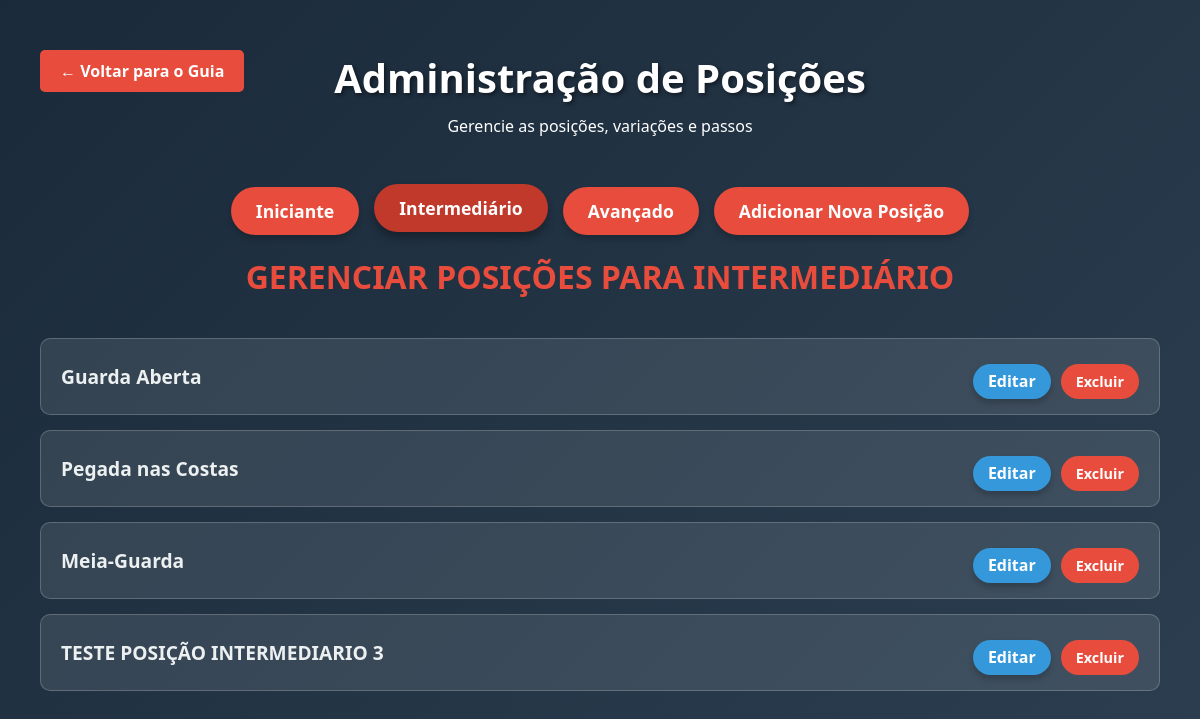
The page /interAdm on the database its author committed.
### models/guia.py (models this page shows, shortened)
class Position(db.Model):
    __tablename__ = 'positions'
    id = db.Column(db.Integer, primary_key=True)
    name = db.Column(db.String(100), nullable=False)
    description = db.Column(db.Text, nullable=False)
    image = db.Column(db.String(100), nullable=True) # A imagem da posição
    level = db.Column(db.String(50), nullable=False)
    variations = db.relationship('Variation', backref='position', lazy=True, cascade="all, delete-orphan")

### controllers/controller.py (the view)
def interadm():
    positions = Position.query.filter_by(level='intermediate').all()
    return render_template('adm/inter_adm.html',positions=positions)

### view/adm/inter_adm.html (shortened to what this page needs)
{% extends 'templates/base.html' %}
    {% block conteudo %}
    <header>
        <div>
            <a href="{{ url_for('guiabjj_route') }}" class="back-button" style="display: block; text-decoration: none;">← Voltar para o Guia</a>
        </div>
        <h1>Administração de Posições</h1>
        <p>Gerencie as posições, variações e passos</p>
    </header>
    <div class="controls admin-controls">
        <a href="{{ url_for('admin_route') }}" class="level-btn">Iniciante</a>
        <a href="{{ url_for('interadm_route') }}" class="level-btn active">Intermediário</a>
        <a href="{{ url_for('avancadm_route') }}" class="level-btn">Avançado</a>
        <a href="{{ url_for('add_position_intermediate') }}" class="add-position-btn">Adicionar Nova Posição</a>
    </div>
    <div id="admin-content-container">
        <h2 class="level-header">Gerenciar Posições para Intermediário</h2>
        <div class="admin-list">
            {% for position in positions %}
            <div class="admin-position-item">
                <span>{{ position.name }}</span>
                <div class="admin-position-actions">
                    <a class="action-btn edit-btn" href="{{ url_for('edit_position_intermediate', position_id=position.id) }}" >Editar</a>
                     <form action="{{ url_for('delete_position_intermediate', position_id=position.id) }}" method="post" onsubmit="return confirm('Tem certeza que deseja excluir esta posição?');" >
                        <button class="action-btn delete-btn" type="submit" >Excluir</button>
                    </form>
                </div>
            </div>
            {% endfor %}
        </div>
    </div>
{% endblock %}

### static/css/styles.css (style rules this page uses)
:root { --primary: #2c3e50; --secondary: #e74c3c; --light: #ecf0f1; --dark-bg: #1a2a3a; --card-bg: rgba(255,255,255,0.1); --border-color: rgba(255,255,255,0.2); }
* { margin: 0; padding: 0; box-sizing: border-box; font-family: 'Segoe UI', Tahoma, Geneva, Verdana, sans-serif; }
body { background: linear-gradient(135deg, var(--dark-bg), var(--primary)); color: white; min-height: 100vh; padding: 20px; }
header { text-align: center; padding: 30px 0; position: relative; }
h1 { font-size: 2.5rem; margin-bottom: 10px; text-shadow: 2px 2px 4px rgba(0,0,0,0.5); }
.controls { display: flex; justify-content: center; gap: 15px; margin: 20px 0; flex-wrap: wrap; }
.level-btn, .admin-button, .botao-link-admin, .add-position-btn, .action-btn, .save-btn, .cancel-btn { background: var(--secondary); color: white; border: none; padding: 12px 25px; border-radius: 30px; font-size: 1.1rem; cursor: pointer; transition: all 0.3s; font-weight: bold; box-shadow: 0 4px 6px rgba(0,0,0,0.2); text-decoration: none; }
.level-btn:hover, .level-btn.active, .admin-button:hover, .admin-button.active, .botao-link-admin, .add-position-btn:hover, .add-position-btn.active, .action-btn:hover, .action-btn.active, .save-btn:hover, .save-btn.active, .cancel-btn:hover, .cancel-btn.active { background: #c0392b; transform: translateY(-3px); box-shadow: 0 6px 8px rgba(0,0,0,0.3); }
.level-header { text-align: center; margin: 20px 0; font-size: 2rem; color: var(--secondary); text-transform: uppercase; }
.back-button { background: var(--secondary); color: white; border: none; padding: 10px 20px; border-radius: 5px; cursor: pointer; position: absolute; left: 20px; top: 30px; font-weight: bold; display: none; }
.admin-controls { display: flex; justify-content: center; gap: 15px; margin: 20px 0; flex-wrap: wrap; }
.admin-list { max-width: 1200px; margin: 0 auto; padding: 20px; }
.admin-position-item { background: var(--card-bg); border-radius: 10px; padding: 15px 20px; margin-bottom: 15px; display: flex; justify-content: space-between; align-items: center; border: 1px solid var(--border-color); flex-wrap: wrap; }
.admin-position-item span { font-size: 1.2rem; font-weight: bold; color: var(--light); }
.admin-position-actions, .botao-link { display: flex; gap: 10px; margin-top: 10px; }
.admin-position-actions button, .botao-link { padding: 8px 15px; font-size: 0.9rem; border-radius: 20px; box-shadow: none; }
.admin-position-actions button.edit-btn, a.edit-btn { background: #3498db; padding: 6px 15px; font-size: 1rem; }
.admin-position-actions button.delete-btn { background: #e74c3c; }

### rows shown on the page
Position: name "Guarda Aberta"
Position: name "Pegada nas Costas"
Position: name "Meia-Guarda"
Position: name "TESTE POSIÇÃO INTERMEDIARIO 3"
